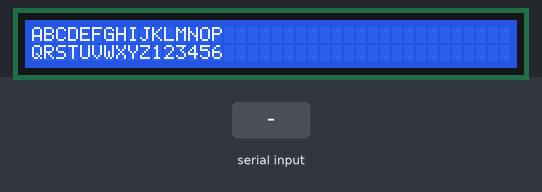
A sketch run on a simulated Arduino Uno, built with avr-gcc and run on an emulated ATmega328P. Parts: 40×2 character LCD. Inputs (shaded band) come from the test bench.

Above: at 1.2 s.
1.3 s: "1" received over Serial
At 3.0 s:
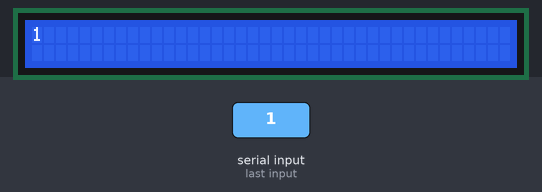
3.8 s: "0" received over Serial
At 6.0 s:
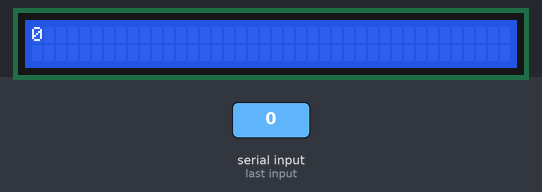
6.3 s: "2" received over Serial
At 7.1 s:
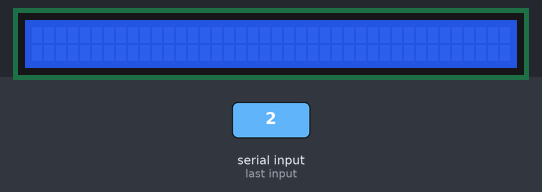
Timing chart, 0 to 9.3 s (numbered marks = the images above; inputs shaded):
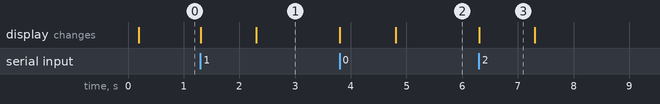

The sketch:

I2CLEDdisplay.ino
```cpp
#include <Wire.h>
#include <LiquidCrystal_I2C.h>  // wants teh LiquidCrystal I2C library

LiquidCrystal_I2C lcd(0x3F, 40, 2);  // set the LCD address to 0x27 for a 16 chars and 2 line display
bool firstPass = true;
void setup() {
  lcd.init();  // initialize the lcd
  lcd.backlight();
  Serial.begin(115200);
}

void loop() {
  if (firstPass) {
    lcd.print("ABCDEFGHIJKLMNOP");
    lcd.setCursor(0,1);
    delay(100);
    lcd.print("QRSTUVWXYZ123456");
    firstPass = false;
  }


}

void serialEvent() {
  int colsSent = 0;
  int shifts = 0;

  // read all the available characters
  while (Serial.available()) {
    lcd.home();
    lcd.clear();

    char buffer[17];
    size_t size1 = Serial.readBytes(buffer, 16);
    buffer[size1] = '\0';
    lcd.print(buffer);

    size_t size2 = 0;
    if (Serial.available()) {
      lcd.setCursor(0,1);
      size2 = Serial.readBytes(buffer, 16);
      buffer[size2] = '\0';
      lcd.print(buffer);
    }

    colsSent = max(size1, size2);
    delay(250);
    for (int shifts = 16; colsSent > shifts; shifts++) {
      lcd.scrollDisplayLeft();
      delay(200);
    }
    delay(1000);
    //Serial.println(buffer);
  }
}
```

Measured:
- after the input at 1.3 s, the display: first changes at once (image 1 shows a later state)
- after the input at 3.8 s, the display: first changes at once (image 2 shows a later state)
- after the input at 6.3 s, the display: changes at once (image 3)
